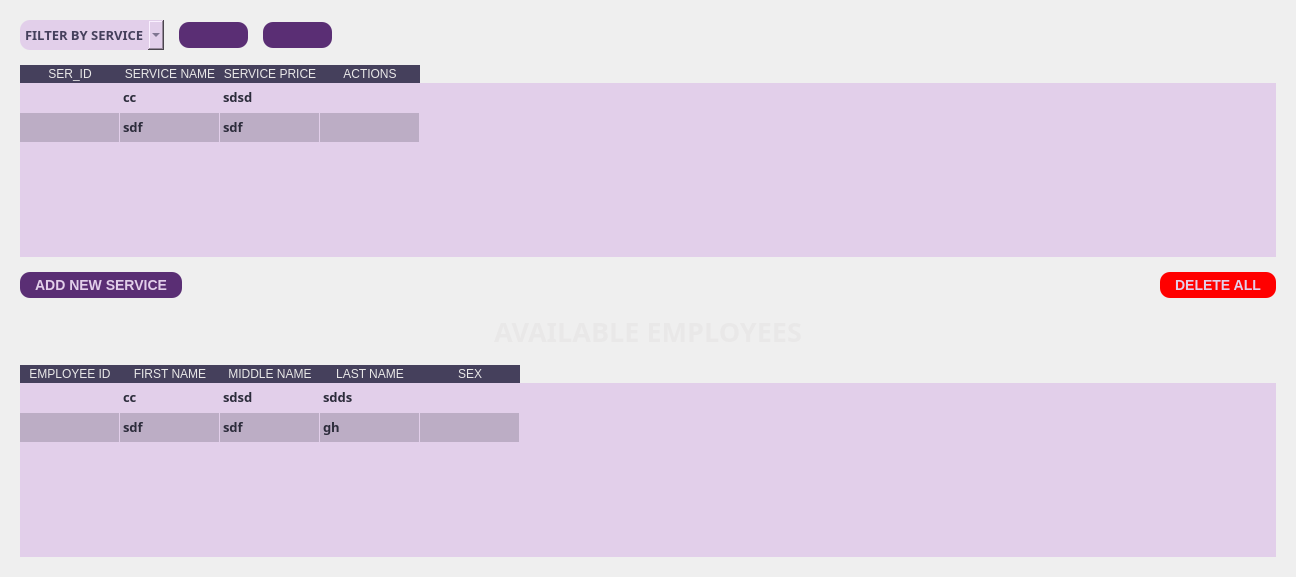
         <widget class="QWidget" name="services_page">
          <layout class="QGridLayout" name="gridLayout_7">
           <item row="1" column="0">
            <widget class="QWidget" name="widget_3" native="true">
             <property name="styleSheet">
              <string notr="true">QPushButton {
                background-color: #5A2E74;  /* Background color of the buttons */
                color: #E2CFEA;              /* Text color of the buttons */
                border: none;               /* Remove button border */
                border-radius: 10px;         /* Border radius of the buttons */
                padding: 5px 15px;          /* Padding inside the buttons */
                font-size: 14px;            /* Font size of the button text */
				font-weight: bold;
}

QPushButton:hover {
                background-color: #745288;  /* Background color on hover */
}
QPushButton:pressed {
                background-color: #6B4483;  /* Background color on press */
}

QLabel{
	color: #E9E8E8;
}

QLineEdit{
	background-color: #E2CFEA;
	border: none;
	height: 30px;
	border-radius: 10px;
	color: #45405C;
	padding-left: 5px;
	padding-right: 5px;
}
QLabel{
	color: #E9E8E8;
}

QLineEdit, QComboBox, QDateEdit{
	background-color: #E2CFEA;
	border: none;
	height: 30px;
	border-radius: 10px;
	color: #45405C;
	padding-left: 5px;
	padding-right: 5px;
}

QMenu{
	background-color: white;
}

   QMenu::item:selected {
                background-color: #555;
                color: white;
            }

QComboBox QAbstractItemView {
	background-color: #E2CFEA;
	color: #45405C;
}

</string>
             </property>
             <layout class="QGridLayout" name="gridLayout_8">
              <property name="verticalSpacing">
               <number>15</number>
              </property>
              <item row="0" column="0" colspan="3">
               <layout class="QHBoxLayout" name="horizontalLayout_7">
                <property name="spacing">
                 <number>15</number>
                </property>
                <item>
                 <widget class="QComboBox" name="service_filter">
                  <property name="font">
                   <font>
                    <family>JetBrains Mono</family>
                    <pointsize>10</pointsize>
                    <bold>true</bold>
                   </font>
                  </property>
                  <property name="editable">
                   <bool>false</bool>
                  </property>
                  <property name="placeholderText">
                   <string>FILTER BY SERVICE</string>
                  </property>
                 </widget>
                </item>
                <item>
                 <widget class="QPushButton" name="refresh_button">
                  <property name="cursor">
                   <cursorShape>PointingHandCursor</cursorShape>
                  </property>
                  <property name="toolTip">
                   <string>Referesh</string>
                  </property>
                  <property name="text">
                   <string/>
                  </property>
                  <property name="icon">
                   <iconset>
                    <normaloff>../static/icons/refresh_light.svg</normaloff>../static/icons/refresh_light.svg</iconset>
                  </property>
                 </widget>
                </item>
                <item>
                 <widget class="QPushButton" name="reset_service_filter_btn">
                  <property name="cursor">
                   <cursorShape>PointingHandCursor</cursorShape>
                  </property>
                  <property name="toolTip">
                   <string>Remove filter</string>
                  </property>
                  <property name="text">
                   <string/>
                  </property>
                  <property name="icon">
                   <iconset>
                    <normaloff>../static/icons/undo-alt_light.svg</normaloff>../static/icons/undo-alt_light.svg</iconset>
                  </property>
                 </widget>
                </item>
                <item>
                 <spacer name="horizontalSpacer_12">
                  <property name="orientation">
                   <enum>Qt::Horizontal</enum>
                  </property>
                  <property name="sizeHint" stdset="0">
                   <size>
                    <width>855</width>
                    <height>20</height>
                   </size>
                  </property>
                 </spacer>
                </item>
               </layout>
              </item>
              <item row="2" column="0">
               <widget class="QPushButton" name="add_new_service_button">
                <property name="cursor">
                 <cursorShape>PointingHandCursor</cursorShape>
                </property>
                <property name="text">
                 <string>ADD NEW SERVICE</string>
                </property>
                <property name="icon">
                 <iconset>
                  <normaloff>../static/icons/add_button_light.svg</normaloff>../static/icons/add_button_light.svg</iconset>
                </property>
               </widget>
              </item>
              <item row="2" column="1">
               <spacer name="horizontalSpacer_9">
                <property name="orientation">
                 <enum>Qt::Horizontal</enum>
                </property>
                <property name="sizeHint" stdset="0">
                 <size>
                  <width>966</width>
                  <height>20</height>
                 </size>
                </property>
               </spacer>
              </item>
              <item row="2" column="2">
               <widget class="QPushButton" name="delete_all_service">
                <property name="cursor">
                 <cursorShape>PointingHandCursor</cursorShape>
                </property>
                <property name="styleSheet">
                 <string notr="true">QPushButton {
                background-color: rgb(255, 0, 0);  /* Background color of the buttons */
                color: #E2CFEA;              /* Text color of the buttons */
                border: none;               /* Remove button border */
                border-radius: 10px;         /* Border radius of the buttons */
                padding: 5px 15px;          /* Padding inside the buttons */
                font-size: 14px;            /* Font size of the button text */
				font-weight: bold;
}

QPushButton:hover {
                background-color: rgb(255, 62, 62);  /* Background color on hover */
}
QPushButton:pressed {
                background-color: rgb(200, 0, 0);  /* Background color on press */
}
</string>
                </property>
                <property name="text">
                 <string>DELETE ALL</string>
                </property>
                <property name="icon">
                 <iconset resource="../static/icons/resourcs.qrc">
                  <normaloff>:/delete_button_light.svg</normaloff>:/delete_button_light.svg</iconset>
                </property>
               </widget>
              </item>
              <item row="3" column="0" colspan="3">
               <layout class="QGridLayout" name="gridLayout_9">
                <property name="verticalSpacing">
                 <number>15</number>
                </property>
                <item row="0" column="1">
                 <spacer name="horizontalSpacer_10">
                  <property name="orientation">
                   <enum>Qt::Horizontal</enum>
                  </property>
                  <property name="sizeHint" stdset="0">
                   <size>
                    <width>358</width>
                    <height>20</height>
                   </size>
                  </property>
                 </spacer>
                </item>
                <item row="0" column="2">
                 <widget class="QLabel" name="available_employee_header">
                  <property name="font">
                   <font>
                    <family>JetBrains Mono</family>
                    <pointsize>20</pointsize>
                    <bold>true</bold>
                   </font>
                  </property>
                  <property name="text">
                   <string>AVAILABLE EMPLOYEES</string>
                  </property>
                 </widget>
                </item>
                <item row="0" column="3">
                 <spacer name="horizontalSpacer_11">
                  <property name="orientation">
                   <enum>Qt::Horizontal</enum>
                  </property>
                  <property name="sizeHint" stdset="0">
                   <size>
                    <width>348</width>
                    <height>20</height>
                   </size>
                  </property>
                 </spacer>
                </item>
                <item row="1" column="1" colspan="3">
                 <widget class="QTableWidget" name="available_employees_table">
                  <property name="font">
                   <font>
                    <family>JetBrains Mono</family>
                    <pointsize>10</pointsize>
                    <bold>true</bold>
                   </font>
                  </property>
                  <property name="styleSheet">
                   <string notr="true">QHeaderView::section{
	background-color: #45405C;
	color: #E9E8E8;
	border: none;
	font: 700 10pt &quot;JetBrains Mono&quot;;
}

QTableWidget{
	background-color: #E2CFEA;
	border: none;
	alternate-background-color: #BCADC5;
}

QTableWidget::item:selected{
	color: #2C2C3B;
	background-color: #FFEE8c;  /* Background color for selected items */

}
QTableWidget::item{
	color: #2C2C3B;
	selection-color: #2C2C3B;  /* Text color for selected items */

}
</string>
                  </property>
                  <property name="frameShadow">
                   <enum>QFrame::Sunken</enum>
                  </property>
                  <property name="editTriggers">
                   <set>QAbstractItemView::NoEditTriggers</set>
                  </property>
                  <property name="alternatingRowColors">
                   <bool>true</bool>
                  </property>
                  <property name="selectionMode">
                   <enum>QAbstractItemView::NoSelection</enum>
                  </property>
                  <property name="selectionBehavior">
                   <enum>QAbstractItemView::SelectRows</enum>
                  </property>
                  <property name="showGrid">
                   <bool>true</bool>
                  </property>
                  <property name="gridStyle">
                   <enum>Qt::NoPen</enum>
                  </property>
                  <attribute name="horizontalHeaderVisible">
                   <bool>true</bool>
                  </attribute>
                  <attribute name="horizontalHeaderCascadingSectionResizes">
                   <bool>false</bool>
                  </attribute>
                  <attribute name="horizontalHeaderHighlightSections">
                   <bool>true</bool>
                  </attribute>
                  <attribute name="horizontalHeaderShowSortIndicator" stdset="0">
                   <bool>false</bool>
                  </attribute>
                  <attribute name="horizontalHeaderStretchLastSection">
                   <bool>false</bool>
                  </attribute>
                  <attribute name="verticalHeaderVisible">
                   <bool>false</bool>
                  </attribute>
                  <attribute name="verticalHeaderStretchLastSection">
                   <bool>false</bool>
                  </attribute>
                  <row>
                   <property name="text">
                    <string>New Row</string>
                   </property>
                  </row>
                  <row/>
                  <column>
                   <property name="text">
                    <string>EMPLOYEE ID</string>
                   </property>
                  </column>
                  <column>
                   <property name="text">
                    <string>FIRST NAME</string>
                   </property>
                  </column>
                  <column>
                   <property name="text">
                    <string>MIDDLE NAME</string>
                   </property>
                  </column>
                  <column>
                   <property name="text">
                    <string>LAST NAME</string>
                   </property>
                  </column>
                  <column>
                   <property name="text">
                    <string>SEX</string>
                   </property>
                  </column>
                  <item row="0" column="1">
                   <property name="text">
                    <string>cc</string>
                   </property>
                  </item>
                  <item row="0" column="2">
                   <property name="text">
                    <string>sdsd</string>
                   </property>
                  </item>
                  <item row="0" column="3">
                   <property name="text">
                    <string>sdds</string>
                   </property>
                  </item>
                  <item row="1" column="1">
                   <property name="text">
                    <string>sdf</string>
                   </property>
                  </item>
                  <item row="1" column="2">
                   <property name="text">
                    <string>sdf</string>
                   </property>
                  </item>
                  <item row="1" column="3">
                   <property name="text">
                    <string>gh</string>
                   </property>
                  </item>
                 </widget>
                </item>
               </layout>
              </item>
              <item row="1" column="0" colspan="3">
               <widget class="QTableWidget" name="services_table">
                <property name="font">
                 <font>
                  <family>JetBrains Mono</family>
                  <pointsize>10</pointsize>
                  <bold>true</bold>
                 </font>
                </property>
                <property name="styleSheet">
                 <string notr="true">QHeaderView::section{
	background-color: #45405C;
	color: #E9E8E8;
	border: none;
	font: 700 10pt &quot;JetBrains Mono&quot;;
}

QTableWidget{
	background-color: #E2CFEA;
	border: none;
	alternate-background-color: #BCADC5;
}

QTableWidget::item:selected{
	color: #2C2C3B;
	background-color: #FFEE8c;  /* Background color for selected items */

}
QTableWidget::item{
	color: #2C2C3B;
	selection-color: #2C2C3B;  /* Text color for selected items */

}
</string>
                </property>
                <property name="frameShadow">
                 <enum>QFrame::Sunken</enum>
                </property>
                <property name="editTriggers">
                 <set>QAbstractItemView::NoEditTriggers</set>
                </property>
                <property name="alternatingRowColors">
                 <bool>true</bool>
                </property>
                <property name="selectionMode">
                 <enum>QAbstractItemView::NoSelection</enum>
                </property>
                <property name="selectionBehavior">
                 <enum>QAbstractItemView::SelectRows</enum>
                </property>
                <property name="showGrid">
                 <bool>true</bool>
                </property>
                <property name="gridStyle">
                 <enum>Qt::NoPen</enum>
                </property>
                <attribute name="horizontalHeaderVisible">
                 <bool>true</bool>
                </attribute>
                <attribute name="horizontalHeaderCascadingSectionResizes">
                 <bool>false</bool>
                </attribute>
                <attribute name="horizontalHeaderHighlightSections">
                 <bool>true</bool>
                </attribute>
                <attribute name="horizontalHeaderShowSortIndicator" stdset="0">
                 <bool>false</bool>
                </attribute>
                <attribute name="horizontalHeaderStretchLastSection">
                 <bool>false</bool>
                </attribute>
                <attribute name="verticalHeaderVisible">
                 <bool>false</bool>
                </attribute>
                <attribute name="verticalHeaderStretchLastSection">
                 <bool>false</bool>
                </attribute>
                <row>
                 <property name="text">
                  <string>New Row</string>
                 </property>
                </row>
                <row/>
                <column>
                 <property name="text">
                  <string>SER_ID</string>
                 </property>
                </column>
                <column>
                 <property name="text">
                  <string>SERVICE NAME</string>
                 </property>
                </column>
                <column>
                 <property name="text">
                  <string>SERVICE PRICE</string>
                 </property>
                </column>
                <column>
                 <property name="text">
                  <string>ACTIONS</string>
                 </property>
                </column>
                <item row="0" column="1">
                 <property name="text">
                  <string>cc</string>
                 </property>
                </item>
                <item row="0" column="2">
                 <property name="text">
                  <string>sdsd</string>
                 </property>
                </item>
                <item row="0" column="3">
                 <property name="text">
                  <string/>
                 </property>
                </item>
                <item row="1" column="1">
                 <property name="text">
                  <string>sdf</string>
                 </property>
                </item>
                <item row="1" column="2">
                 <property name="text">
                  <string>sdf</string>
                 </property>
                </item>
                <item row="1" column="3">
                 <property name="text">
                  <string/>
                 </property>
                </item>
               </widget>
              </item>
             </layout>
            </widget>
           </item>
          </layout>
         </widget>
